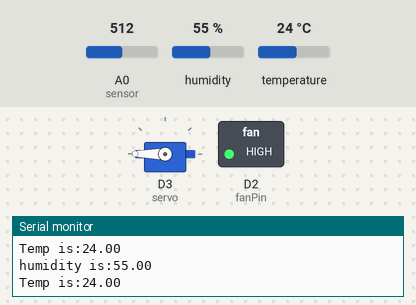
The sketch below on a simulated ESP8266 (NodeMCU). On the bench: servo, switched loads named in the sketch (green lamp = pin HIGH), the last lines printed to the serial monitor. The test bench sets the inputs (shaded band); at power-on: humidity 55 %, A0 (sensor) = 512, temperature 24 °C.

Above: at 4.7 s.
4.8 s: humidity set to 22 %
At 7.5 s:
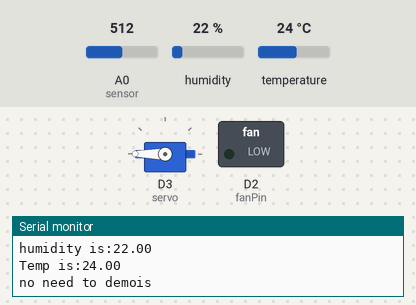
8.0 s: humidity set to 28 %
10.8 s: humidity set to 31 %
At 12.8 s:
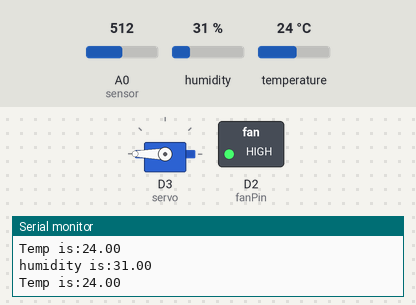
13.1 s: humidity set to 29 %
At 16.0 s:
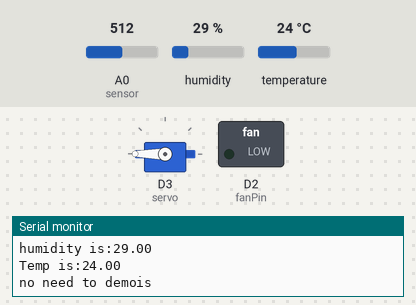
Timing chart, 0 to 17.2 s (numbered marks = the images above; inputs shaded):
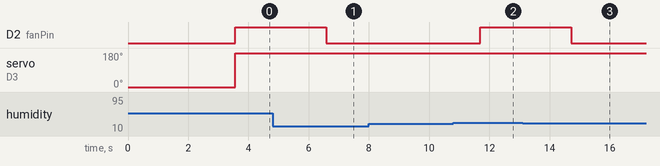

The sketch:

NodeMCU-Ping-IO.ino
```cpp
// ESE5150 Final Project
// Team STHS

#include "config.h"
#include "DHT.h"
#include <Servo.h>

// --------------------Setup Servo----------------------------------------
Servo servo;
#define servo_open 180
#define servo_close 270
// -----------------------------------------------------------------------
// Setup DHT11 Humidity and Temp sensor
#define DHT_SENSOR_TYPE DHT11 //notice our sensor number here
#define DHT_SENSOR_PIN D1 // assign name of variable and pin number
DHT dht( DHT_SENSOR_PIN, DHT_SENSOR_TYPE ); //command specific to library
unsigned long time_value = 0;
unsigned long time_value_demois = 0;
// ---------------------Adafruit Setup-------------------------------------
// set up the 'soil_moisture', 'temperatureDHT' and 'humidityDHT' feeds
AdafruitIO_Feed *light_intensity  = io.feed("light_intensity");
AdafruitIO_Feed *temperatureDHT = io.feed("temperatureDHT");
AdafruitIO_Feed *humidityDHT = io.feed("humidityDHT");
// ------------------------------------------------------------------------

// these correspond to the pins on your NodeMCU
#define fanPin D2    //D2 in Node MCU to drive watering pump
#define threshold 30 //after tinkering with your moisture sensor, feel free to change 'threshold' to a desired value
#define light_threshold 55

float light_int; // Light sensor reading
bool door_position = false; // Door position - true for open and false for closed
bool hand = true;
float temperature = 0; // DHT Temperature Reading float variables allow for decimals
float humidity = 0; // DHT Humidity Reading

//-----------------------Lighting Section-----------------------------------
// Sense the light intensity and turn on the light when
// 1. Ambient lighting is dark
// 2. Sensed user approaching

// unsigned long light_timecount = 0;
bool change = false;  // Indicate whether to enable motor state change
bool bright = true;  // Indicate if the light sensor is in the process of telling hand or ambient; False means previous state is bright and True dark.
void send_photoresistor(){
  // Serial.println("running send_photores");
  light_int = analogRead(A0); //input from soil moisture sensor
  // Serial.println(light_int);
  light_intensity->save(light_int);

  if (light_int < light_threshold) {
    // Record the time stamp each time the light drops below threshold if there's consecutive darkness
    if(bright){
      change = true;
      bright = false;
    } else {
      change = false;
    }
    if (change) {
      // Get time stamp every time light intensity drops below limit
      if (time_value+2000 < millis()) {  // Check if this time's check is at least 2 seconds after the last time to prevent frequent state changing
        // If light sensor covered, negate the door position. i.e.: open to closed or closed to open
        door_position = !door_position;
        time_value = millis();
      }
    }
  } else {
    bright = true;
  }
}

void operate_door(){
  // Serial.println("running operate door");
  if(door_position){
    // Open the door if door_position is true
    servo.write(servo_open);
  } else {
    servo.write(servo_close);  // Otherwise close the door
  }
}
//--------------------------------------------------------------------------

//-----------------------DHT Section----------------------------------------
void send_dht_Sensor()
{
  // Serial.println("running send_dht");
    // Reading temperature or humidity takes about 250 milliseconds!
    // Sensor readings may also be up to 2 seconds 'old' (its a very slow sensor)
    humidity = dht.readHumidity();
    delay(20);
    float h = dht.readHumidity();
    delay(20);
    // Read temperature as Celsius (the default)
    temperature = dht.readTemperature();
    float t = dht.readTemperature();
    Serial.print("humidity is:");
    Serial.println(h);
    Serial.print("Temp is:");
    Serial.println(t);
    // Check if any reads failed and exit early (to try again).
    if (isnan(humidity) || isnan(temperature)) {
      // delay(1000);
    }
    else {
      temperatureDHT->save(temperature);
      // delay(500);
      humidityDHT->save(humidity);
      // delay(500);
    }

}

void demoisturize ()
{
  // Serial.println("running demois");
  if (isnan(humidity)| humidity>100){
      // Serial.println("demois");
      // digitalWrite (fanPin , HIGH);
      // delay(3000);
      // digitalWrite (fanPin, LOW); //prevent pump from staying on
    // delay(200);
  } else if (millis()>3000+time_value_demois){
    digitalWrite (fanPin, LOW);
    if(humidity < threshold) //this means soil is wet and doesn't need to be watered
    {
      Serial.println("no need to demois");
      digitalWrite (fanPin , LOW);
      // delay(3000);
    }
    else
    {
      Serial.println("demois");
      time_value_demois = millis();
      digitalWrite (fanPin , HIGH);
      // delay(3000);
      // digitalWrite (fanPin, LOW); //prevent pump from staying on
    }
  }
}
//--------------------------------------------------------------------------

void setup() {
  // declare pins as inputs and outputs
  servo.attach(D3);
  servo.write(0);
  delay(2000);
  pinMode (fanPin, OUTPUT);
  // start the serial connection
  Serial.begin(115200);

  // wait for serial monitor to open
  while(! Serial);

  Serial.print("Connecting to Adafruit IO");

  // connect to io.adafruit.com
  io.connect();

  // wait for a connection
  while(io.status() < AIO_CONNECTED) {
    Serial.print(".");
    delay(500);
  }

  // we are connected
  Serial.println();
  Serial.println(io.statusText());

}

void loop() {
  // io.run(); is required for all sketches.
  // it should always be present at the top of your loop
  // function. it keeps the client connected to
  // io.adafruit.com, and processes any incoming data.
  // io.run();

  // Sense Humidity from DHT11
  send_dht_Sensor();

  // Demoisturize if needed
  demoisturize();

  // // Check ambient lighting intensity
  send_photoresistor();
  // // Operate the door
  operate_door();
}
```

config.h
```cpp
/************************ Adafruit IO Config *******************************/

// visit io.adafruit.com if you need to create an account,
// or if you need your Adafruit IO key.
#define IO_USERNAME  "youradafruitID"
#define IO_KEY       "youradafruitpassword"

/******************************* WIFI **************************************/

// the AdafruitIO_WiFi client will work with the following boards:
//   - HUZZAH ESP8266 Breakout -> https://www.adafruit.com/products/2471
//   - Feather HUZZAH ESP8266 -> https://www.adafruit.com/products/2821
//   - Feather HUZZAH ESP32 -> https://www.adafruit.com/product/3405
//   - Feather M0 WiFi -> https://www.adafruit.com/products/3010
//   - Feather WICED -> https://www.adafruit.com/products/3056
//   - Adafruit PyPortal -> https://www.adafruit.com/product/4116
//   - Adafruit Metro M4 Express AirLift Lite ->
//   https://www.adafruit.com/product/4000
//   - Adafruit AirLift Breakout -> https://www.adafruit.com/product/4201
//   - Adafruit AirLift Shield -> https://www.adafruit.com/product/4285
//   - Adafruit AirLift FeatherWing -> https://www.adafruit.com/product/4264

#define WIFI_SSID "yourWiFiname"
#define WIFI_PASS "yourWiFipassword"

// uncomment the following line if you are using airlift
// #define USE_AIRLIFT

// uncomment the following line if you are using winc1500
// #define USE_WINC1500

// comment out the following lines if you are using fona or ethernet
#include "AdafruitIO_WiFi.h"

#if defined(USE_AIRLIFT) || defined(ADAFRUIT_METRO_M4_AIRLIFT_LITE) ||         \
    defined(ADAFRUIT_PYPORTAL)
// Configure the pins used for the ESP32 connection
#if !defined(SPIWIFI_SS) // if the wifi definition isnt in the board variant
// Don't change the names of these #define's! they match the variant ones
#define SPIWIFI SPI
#define SPIWIFI_SS 10 // Chip select pin
#define NINA_ACK 9    // a.k.a BUSY or READY pin
#define NINA_RESETN 6 // Reset pin
#define NINA_GPIO0 -1 // Not connected
#endif
AdafruitIO_WiFi io(IO_USERNAME, IO_KEY, WIFI_SSID, WIFI_PASS, SPIWIFI_SS,
                   NINA_ACK, NINA_RESETN, NINA_GPIO0, &SPIWIFI);
#else
AdafruitIO_WiFi io(IO_USERNAME, IO_KEY, WIFI_SSID, WIFI_PASS);
#endif
/******************************* FONA **************************************/

// the AdafruitIO_FONA client will work with the following boards:
//   - Feather 32u4 FONA -> https://www.adafruit.com/product/3027

// uncomment the following two lines for 32u4 FONA,
// and comment out the AdafruitIO_WiFi client in the WIFI section
// #include "AdafruitIO_FONA.h"
// AdafruitIO_FONA io(IO_USERNAME, IO_KEY);

/**************************** ETHERNET ************************************/

// the AdafruitIO_Ethernet client will work with the following boards:
//   - Ethernet FeatherWing -> https://www.adafruit.com/products/3201

// uncomment the following two lines for ethernet,
// and comment out the AdafruitIO_WiFi client in the WIFI section
// #include "AdafruitIO_Ethernet.h"
// AdafruitIO_Ethernet io(IO_USERNAME, IO_KEY);
```

Measured:
- the behaviour switches between 29 and 30 % on humidity (found by bisection; images 1 and 2)
- after the input at 4.8 s, D2 (fanPin): HIGH → LOW after 1.8 s
- after the input at 10.8 s, D2 (fanPin): LOW → HIGH after 0.90 s
- after the input at 13.1 s, D2 (fanPin): HIGH → LOW after 1.6 s
